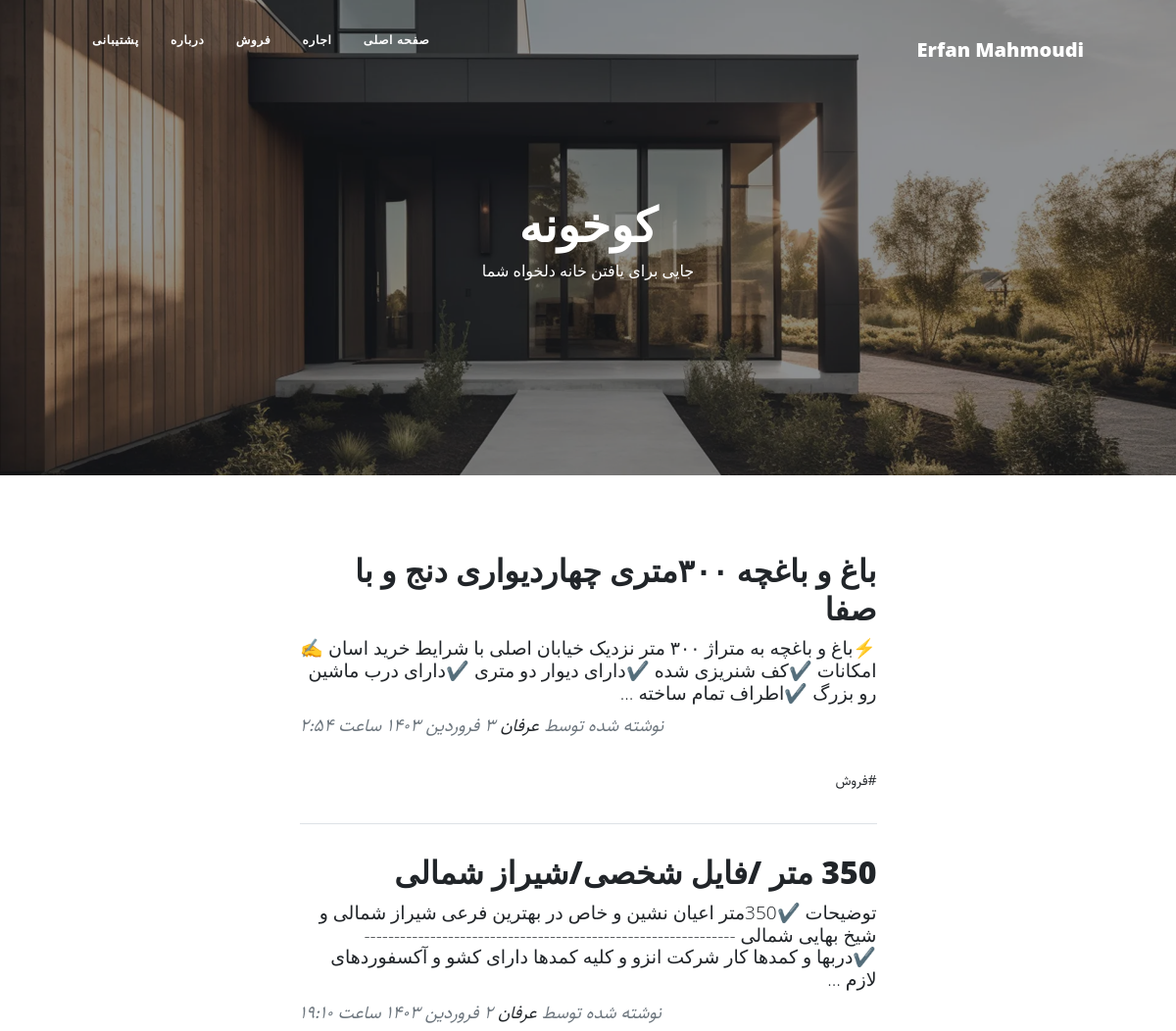
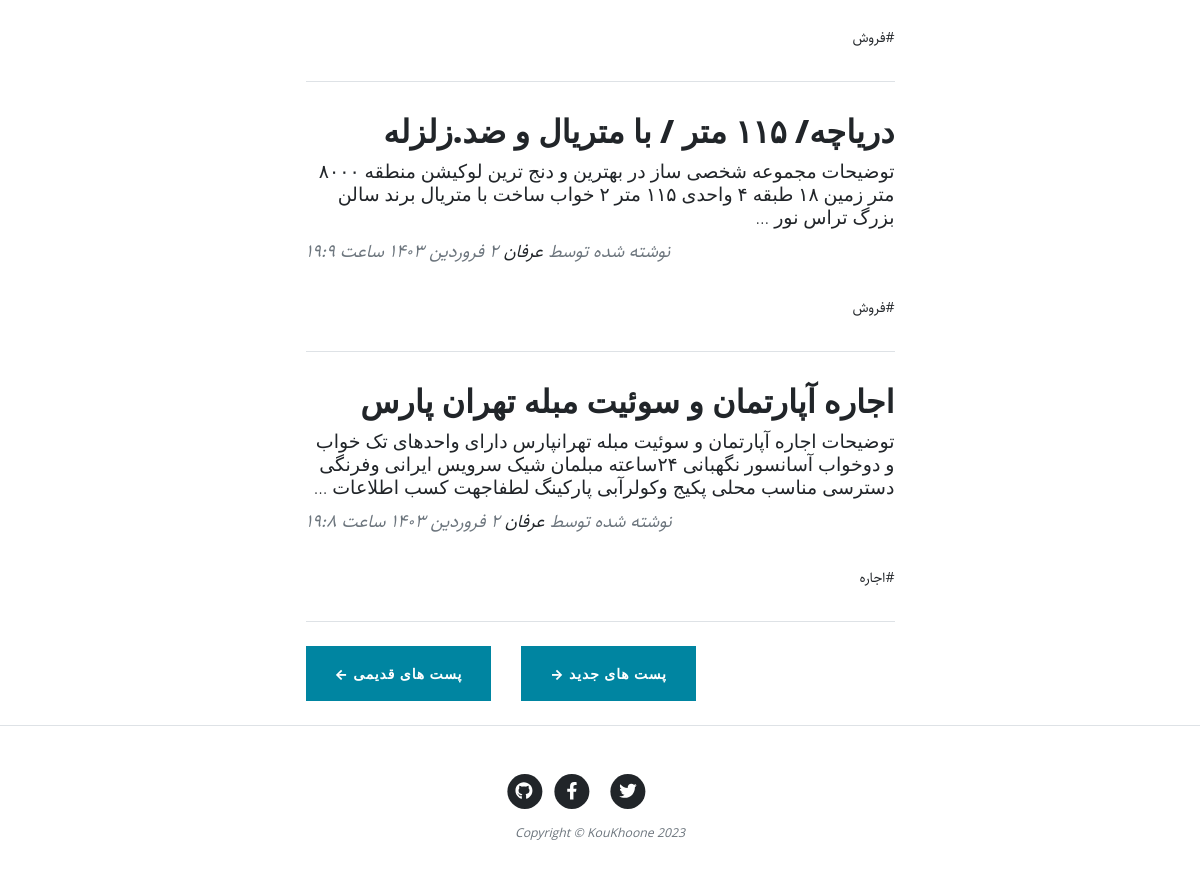
Page /page/3 on the committed database (2 pictures, top to bottom).
### blog/models.py (models this page shows, shortened)
class category(models.Model):
    parent = models.ForeignKey('self', default = None, null = True, blank = True, on_delete = models.SET_NULL, related_name = 'children', verbose_name = "زیردسته")
    title = models.CharField(max_length= 200, verbose_name = "عنوان دسته‌بندی")
    slug = models.SlugField (max_length = 100, unique=True, verbose_name = "آدرس دسته‌بندی")
    status = models.BooleanField(default = True, verbose_name = "آیا نمایش داده شود؟")
    position = models.IntegerField(verbose_name = "پوزیشن")
    class Meta(object):
        verbose_name = "دسته‌بندی"
        verbose_name_plural = "دسته‌بندی ها"
        ordering = ['parent__id','position']
    objects = CategoryManager()

class Article(models.Model):
    STATUS_CHOICES = (
    ('d', 'پیش نویس'),
    ('p', 'منتشر شده'),
    )
    title = models.CharField(max_length= 200, verbose_name = "عنوان مقاله")
    slug = models.SlugField (max_length = 100, unique=True, verbose_name = "آدرس مقاله")
    author = models.ForeignKey(User, on_delete = models.CASCADE)
    category = models.ManyToManyField(category, verbose_name = "دسته‌بندی", related_name = "articles")
    description = models.TextField (verbose_name = "محتوا")
    thumbnail = models.ImageField (upload_to="images", verbose_name = " تصویر")
    publish = models.DateTimeField (default = timezone.now, verbose_name = "زمان انتشار")
    created = models.DateTimeField (auto_now_add = True, verbose_name = "زمان ساخت")
    updated = models.DateTimeField (auto_now = True)
    status = models.CharField (max_length = 1, choices = STATUS_CHOICES, verbose_name = "وضعیت")
    class Meta(object):
        verbose_name = "مقاله"
        verbose_name_plural = "مقاله ها"
    def jpublish(self):
        return jalali_convertor(self.publish)
    jpublish.short_description = "زمان انتشار"
    def category_published(self):
        return self.category.filter(status = True)
    objects = ArticleManager()

### blog/views.py (the view)
class ArticleList(ListView):
    template_name = "blog/home.html"
    queryset = Article.objects.filter(status="p").order_by('-publish')
    paginate_by = 4

### blog/models.py (called while the page is built)
    def active (self):
        return self.filter(status = True)

### blog/templatetags/base_tags.py (called while the page is built)
@register.simple_tag
def name():
    return "Erfan Mahmoudi"

@register.inclusion_tag("blog/partials/category_navbar.html")
def category_navbar():
    return {
            "category" : category.objects.filter(status=True)
    }

### extentions/jalali.py (called while the page is built)
    def persian_tuple(self):
        return self.persian_year, self.persian_month, self.persian_day

### extentions/utils.py (called while the page is built)
def persian_numbers_convertor(mystr):
    numbers = {
    "0" : "۰",
    "1" : "۱",
    "2" : "۲",
    "3" : "۳",
    "4" : "۴",
    "5" : "۵",
    "6" : "۶",
    "7" : "۷",
    "8" : "۸",
    "9" : "۹",
    }
    for e,p in numbers.items():
        mystr = mystr.replace(e, p)
    return mystr

def jalali_convertor(time):
    time = timezone.localtime(time)
    jmonths = ["فروردین","اردیبهشت","خرداد","تیر","مرداد","شهریور","مهر","آبان","آذر","دی","بهمن","اسفند"]
    time_to_str = "{},{},{}".format(time.year, time.month, time.day)
    time_to_tuple = jalali.Gregorian(time_to_str).persian_tuple()
    time_to_list = list (time_to_tuple)
    for index, month in enumerate(jmonths):
        if time_to_list[1] == index + 1:
            time_to_list[1] = month
            break
    output = "{} {} {} ساعت {}:{}".format(
    time_to_list[2],
    time_to_list[1],
    time_to_list[0],
    time.hour,
    time.minute,
    )
    return persian_numbers_convertor(output)

### blog/templates/blog/home.html (shortened to what this page needs)
{%extends 'blog/base.html'%}
{% load static %}
{% block main %}
<header class="masthead" style="background-image: url('{% static "blog/assets/img/Jewkes-Design_Black-Modern-House.jpg" %}')">
    <div class="container position-relative px-4 px-lg-5">
        <div class="row gx-4 gx-lg-5 justify-content-center">
            <div class="col-md-10 col-lg-8 col-xl-7">
                <div class="site-heading">
                    <h1>کوخونه</h1>
                    <span class="subheading">جایی برای یافتن خانه دلخواه شما</span>
                </div>
            </div>
        </div>
    </div>
</header>
<div class="container px-4 px-lg-5">
    <div class="row gx-4 gx-lg-5 justify-content-center">
        <div class="col-md-10 col-lg-8 col-xl-7">
            {% for article in object_list %}
            <div class="post-preview">
                <a href="{% url 'blog:detail' article.slug %}">
                    <h2 class="post-title">{{article.title}}</h2>
                    <h3 class="post-subtitle">{{article.description|truncatewords:30}}</h3>
                </a>
                <p class="post-meta">
                    نوشته شده توسط
                    <a href="#!">عرفان</a>
                    {{article.jpublish}}
                    <div class="">
                      {% for cat in article.category_published.all %}
                      <a href="{% url 'blog:category' cat.slug %}">#{{cat.title}}</a>
                      {% endfor %}
                    </div>
                </p>
            </div>
            <hr class="my-4" />
            {% endfor %}
            {% if is_paginated %}
              <div class="pager_button d-flex justify-content-end mb-4">
                {% if page_obj.has_previous %}
                  <a class="btn btn-primary margin_left_for_button" href="{% url 'blog:home' page_obj.previous_page_number %}">پست های جدید &rarr;</a>
                {% endif %}
                {% if page_obj.has_next %}
                  <a class="btn btn-primary" href="{% url 'blog:home' page_obj.next_page_number %}">پست های قدیمی &larr;</a>
                {% endif %}
              </div>
            {% endif %}
        </div>
    </div>
</div>
{% endblock %}

### blog/templates/blog/partials/category_navbar.html (shortened to what this page needs)
<div class="collapse navbar-collapse nav" id="navbarResponsive">
    <ul class="navbar-nav ms-auto py-4 py-lg-0">
        <li class="nav-item">
          <a class="nav-link px-lg-3 py-3 py-lg-4" href="{% url 'blog:home' %}">صفحه اصلی</a>
        </li>
        {% for cat in category %}
          {% if cat.parent == None %}
            <li class="nav-item">
              <a class="nav-link px-lg-3 py-3 py-lg-4" href="{% url 'blog:category' cat.slug %}">{{cat.title}}</a>
            </li>
          {% endif %}
        {% endfor %}
        <li class="nav-item"><a class="nav-link px-lg-3 py-3 py-lg-4" href="{% url 'blog:about' %}">درباره</a></li>
        <li class="nav-item"><a class="nav-link px-lg-3 py-3 py-lg-4" href="{% url 'blog:contact' %}">پشتیبانی</a></li>
    </ul>
</div>

### blog/static/blog/css/rtl.css (style rules this page uses)
body { font-family: "Sahel"; direction: rtl; text-align: right; font-size: 14px; }
.navbar-nav { margin-left: initial !important; margin-right: auto; }
.post-meta { text-align: left; }
.pager_button { float: left !important; }
header.masthead .site-heading h1 { font-size: 3rem !important; }
header.masthead .page-heading .subheading, header.masthead .site-heading .subheading { font-size: 1rem !important; }
.post-title { font-size: 32px !important; }
.post-subtitle { font-size: 19px !important; }
.margin_left_for_button { margin-left: 30px !important; }
.nav ul { padding-right: : 0; }
.nav ul li { border-bottom: none; height: 86px; line-height: :86px; font-size: 14px; display: inline-block; float: left; margin: 0 auto; }
.nav ul li a { text-decoration: none; color: #000000; display: block; transition: .3s background-color; padding:0 24px; }
.nav a { bordor-bottom:none; }

### rows in the picture
category: title "اجاره"
category: title "فروش"
Article: title "باغ و باغچه ۳۰۰متری چهاردیواری دنج و با صفا", description "⚡باغ و باغچه به متراژ ۳۰۰ متر نزدیک خیابان اصلی با شرایط خرید اسان ✍️امکانات ✔️کف شنریزی شده ✔️دارای دیوار دو متری ✔️دارای درب ماشین رو بزرگ ✔️اطراف تمام ساخته …", jpublish "۳ فروردین ۱۴۰۳ ساعت ۲:۵۴"
Article: title "350 متر /فایل شخصی/شیراز شمالی", description "توضیحات ✔️350متر اعیان نشین و خاص در بهترین فرعی شیراز شمالی و شیخ بهایی شمالی -------------------------------------------------------------- ✔️دربها و کمدها کار شرکت انزو و کلیه کمدها دارای کشو و آکسفوردهای لازم …", jpublish "۲ فروردین ۱۴۰۳ ساعت ۱۹:۱۰"
Article: title "دریاچه/ ۱۱۵ متر / با متریال و ضد.زلزله", description "توضیحات مجموعه شخصى ساز در بهترین و دنج ترین لوکیشن منطقه ۸۰۰۰ متر زمین ۱۸ طبقه ۴ واحدى ۱۱۵ متر ٢ خواب ساخت با متریال برند سالن بزرگ تراس نور …", jpublish "۲ فروردین ۱۴۰۳ ساعت ۱۹:۹"
Article: title "اجاره آپارتمان و سوئیت مبله تهران پارس", description "توضیحات اجاره آپارتمان و سوئیت مبله تهرانپارس دارای واحدهای تک خواب و دوخواب آسانسور نگهبانی ۲۴ساعته مبلمان شیک سرویس ایرانی وفرنگی دسترسی مناسب محلی پکیج وکولرآبی پارکینگ لطفاجهت کسب اطلاعات …", jpublish "۲ فروردین ۱۴۰۳ ساعت ۱۹:۸"
